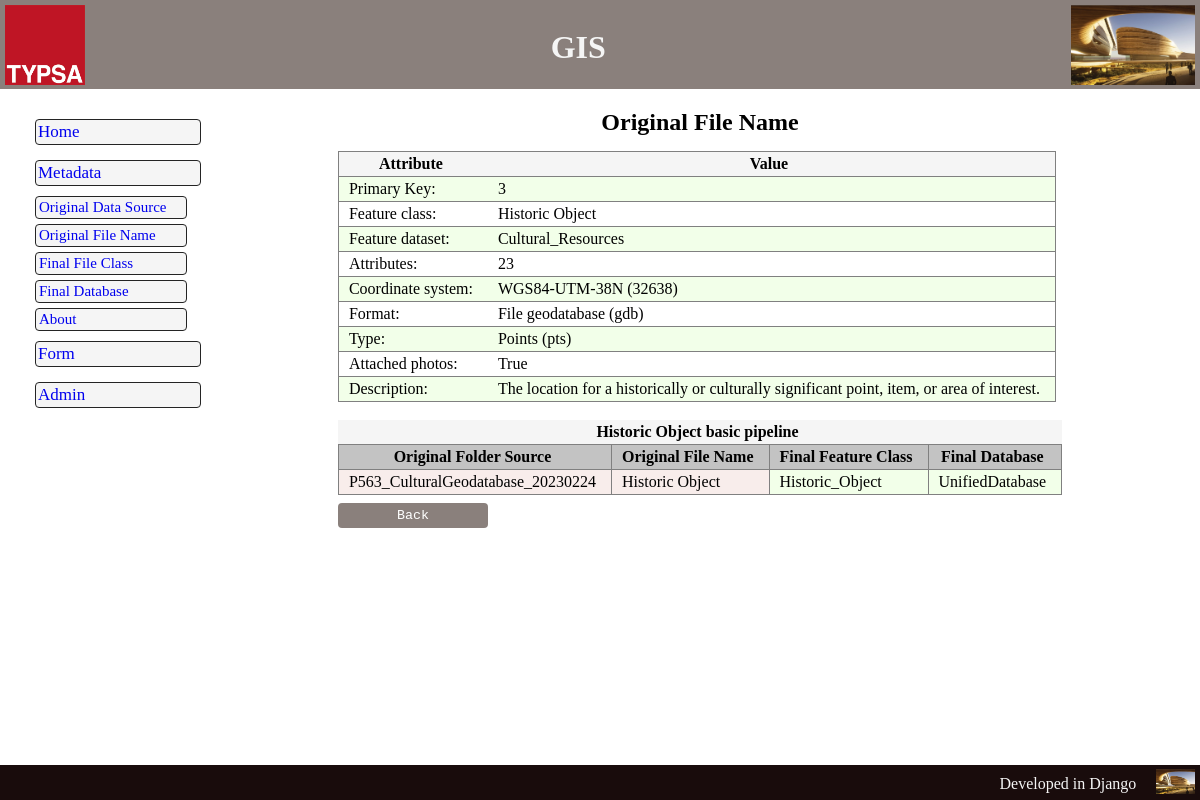
The page /metadata/ofn-detail/3/ on the database its author committed.
### app_satoc/models.py (models this page shows, shortened)
class OriginalFileName(models.Model):
    ofn_id = models.BigAutoField(primary_key=True, verbose_name="Primary Key")
    ofn_ofs = models.ForeignKey(OriginalFolderSource, on_delete=models.DO_NOTHING, verbose_name="Original Folder Name",)
    ofn_featureclass = models.CharField(max_length=80, unique=True, blank=True, null=True, verbose_name="Original Feature Class Name")
    ofn_featuredataset = models.CharField(max_length=80, verbose_name="Original Feature Dataset Name")
    ofn_attributes = models.SmallIntegerField(blank=True, null=True, verbose_name="Number of attributes")
    ofn_epsg = models.ForeignKey(DomainEPSG, on_delete=models.SET_NULL, blank=True, null=True, verbose_name="EPSG")
    ofn_format = models.ForeignKey(DomainFormat, on_delete=models.SET_NULL, blank=True, null=True, verbose_name="Format")
    ofn_type = models.ForeignKey(DomainType, on_delete=models.SET_NULL, blank=True, null=True, verbose_name="Type")
    ofn_attached_photos = models.BooleanField(default=False, verbose_name="Attached photos")
    ofn_description = models.TextField(null=True, blank=True, verbose_name="Description")

class DomainEPSG(models.Model):
    dom_cd_epsg = models.BigIntegerField(primary_key=True, verbose_name="EPSG Code")
    dom_sg_epsg = models.CharField(max_length=20, verbose_name="EPSG Acronym")
    dom_nm_epsg = models.CharField(max_length=30, verbose_name="EPSG Name")
    def __str__(self):
        return '{0} ({1})'.format(self.dom_sg_epsg, self.dom_cd_epsg)

class DomainFormat(models.Model):
    dom_sg_format = models.CharField(primary_key=True, max_length=4, verbose_name="Format Acronym")
    dom_nm_format = models.CharField(max_length=30, unique=True, verbose_name="Format Name")
    def __str__(self):
        return '{0} ({1})'.format(self.dom_nm_format, self.dom_sg_format)

class DomainType(models.Model):
    dom_cd_type = models.BigAutoField(primary_key=True, verbose_name="Type code")
    dom_sg_type = models.CharField(max_length=10, unique=True, verbose_name="Type Acronym")
    dom_nm_type = models.CharField(max_length=30, unique=True, verbose_name="Type Name")
    def __str__(self):
        return '{0} ({1})'.format(self.dom_nm_type, self.dom_sg_type)

class FinalFileName(models.Model):
    ffn_id = models.BigAutoField(primary_key=True, verbose_name="Primary Key")
    ffn_ofs = models.ForeignKey(OriginalFolderSource, on_delete=models.SET_NULL, blank=True, null=True, verbose_name="Original Folder Source")
    ffn_ofn = ChainedForeignKey(
                                OriginalFileName,
                                chained_field="ffn_ofs",
                                chained_model_field="ofn_ofs",
                                show_all=False,
                                auto_choose=True,
                                sort=True,
                                verbose_name="Original File Name")
    ffn_fdb = models.ForeignKey(FinalDatabase, on_delete=models.SET_NULL, blank=True, null=True, verbose_name="Final Database")
    ffn_featureclass = models.CharField(max_length=80, unique=True, verbose_name="Final Feature Class Name")
    ffn_featuredataset = models.CharField(max_length=80, verbose_name="Final Feature Dataset Name")
    ffn_standard_sdsfie = models.BooleanField(default=False, verbose_name="Adheres to the SDSFIE standard")
    ffn_type = models.ForeignKey(DomainType, on_delete=models.SET_NULL, blank=True, null=True, verbose_name="Type")
    ffn_format = models.ForeignKey(DomainFormat, on_delete=models.SET_NULL, blank=True, null=True, verbose_name="Format")
    ffn_epsg = models.ForeignKey(DomainEPSG, on_delete=models.SET_NULL, blank=True, null=True, verbose_name="EPSG")
    ffn_description = models.TextField(null=True, blank=True, verbose_name="Description")

class OriginalFolderSource(models.Model):
    ofs_id = models.BigAutoField(primary_key=True, verbose_name="Primary Key")
    ofs_name = models.CharField(max_length=80, unique=True, verbose_name="Name")
    ofs_receiptdate = models.DateField(blank=True, null=True, verbose_name="Receipt Date")
    ofs_meansofreceipt = models.CharField(max_length=20, blank=True, null=True, verbose_name="Means of Receipt")
    ofs_storageplace = models.CharField(max_length=150, blank=True, null=True, verbose_name="Storage Place")  ### Considering to use models.FilePathField
    ofs_size = models.IntegerField(blank=True, null=True, verbose_name="Size (MB)")
    ofs_featureclass = models.SmallIntegerField(blank=True, null=True, verbose_name="Number of feature classes")
    ofs_format = models.ForeignKey(DomainFormat, on_delete=models.SET_NULL, blank=True, null=True, verbose_name="Format")
    ofs_email = models.BooleanField(default=False, verbose_name="Email attached")
    ofs_description = models.TextField(null=True, blank=True, verbose_name="Description")
    def __str__(self):
        return self.ofs_name

class FinalDatabase(models.Model):
    fdb_id = models.BigAutoField(primary_key=True, verbose_name="Primary Key")
    fdb_database_name = models.CharField(max_length=80, unique=True, verbose_name="Final Database Name")
    fdb_storageplace = models.CharField(max_length=150, blank=True, null=True, verbose_name="Storage Place")                    ### Considering to use models.FilePathField
    fdb_format = models.ForeignKey(DomainFormat, on_delete=models.SET_NULL, blank=True, null=True, verbose_name="Format")
    fdb_database_active = models.BooleanField(default=False, verbose_name="Database is Active")
    fdb_webportal_active = models.BooleanField(default=False, verbose_name="Webportal is Active")
    fdb_moved = models.BooleanField(default=False, verbose_name="Files were totally moved")
    def __str__(self):
        return self.fdb_database_name

### app_satoc/views.py (the view)
# urls.py: path('ofn-detail/<int:pk>/', Detail_OFN, name='ofn-detail'),
def Detail_OFN(request, pk):
    originalfilename = get_object_or_404(OriginalFileName, ofn_id=pk)
    finalfilename = FinalFileName.objects.filter(ffn_ofn=pk).select_related('ffn_ofs','ffn_fdb')
    context = {
        'originalfilename': originalfilename,
        'finalfilename': finalfilename
        }
    return render(request, 'app_satoc/originalfilename_detail.html', context)

### templates/app_satoc/originalfilename_detail.html (shortened to what this page needs)
{% extends "shared/base_generic.html" %}
{% load static %}
{% block subtitle %}<h2>Original File Name</h2>{% endblock %}
{% block content %}
<table class="table_main">
    <tbody>
        <tr><th>Attribute </th><th>Value</th></tr>
        <tr><td>Primary Key: </td><td>{{ originalfilename.ofn_id }}</td></tr>
        <tr><td>Feature class: </td><td>{{originalfilename.ofn_featureclass}}</td></tr>
        <tr><td>Feature dataset: </td><td>{{ originalfilename.ofn_featuredataset}}</td></tr>
        <tr><td>Attributes: </td><td>{{ originalfilename.ofn_attributes }}</td></tr>
        <tr><td>Coordinate system: </td><td>{{ originalfilename.ofn_epsg }}</td></tr>
        <tr><td>Format: </td><td>{{ originalfilename.ofn_format }}</td></tr>
        <tr><td>Type: </td><td>{{ originalfilename.ofn_type }}</td></tr>
        <tr><td>Attached photos: </td><td>{{ originalfilename.ofn_attached_photos }}</td></tr>
        <tr><td>Description: </td><td>{{ originalfilename.ofn_description}}</td></tr>
    </tbody>
</table>
<br>
<table class="table_auxiliar">
    <tbody>
        <tr><th colspan="4">{{ originalfilename.ofn_featureclass }} basic pipeline</th></tr>
        <tr>
            <th class="table_auxiliar_head">Original Folder Source</th>
            <th class="table_auxiliar_head">Original File Name</th>
            <th class="table_auxiliar_head">Final Feature Class</th>
            <th class="table_auxiliar_head">Final Database</th>
        </tr>
        {% for filename in finalfilename %}
        <tr>
            <td class="table_source">{{ filename.ffn_ofs}}</td>
            <td class="table_source">{{ originalfilename.ofn_featureclass }}</td>
            <td class="table_target">{{ filename.ffn_featureclass}}</td>
            {% if filename.ffn_fdb %}
                <td class="table_target">{{ filename.ffn_fdb}}</td>
            {% else %}
                <td class="table_target">-----</td>
            {% endif %}
        </tr>
        {% endfor %}
    </tbody>
</table>
{% endblock %}

### app_satoc/static/styles/styles.css (style rules this page uses)
:root { --headerwebmap: #8a807c; --footerwebmap: #190c0c; --title_subtitle: #4c4c4c; --title: #808080; --softblack: #242424; --hardgrey: #DDDDDD; --softgreen: #CCC8AA; --softgrey-color: #f5f5f5; --softgrey-colorhoover: #d7d7d7; }
* { margin: 0; padding: 0; text-decoration: none; list-style-type: none; }
body { display:grid; grid-template-rows:auto 1fr auto; min-height:100vh; min-height:100svh; }
table, th, td, tr { border-collapse: collapse; }
th, td, tr { padding: 3px 15px 3px 10px; }
.table_main { align-self: left; display: flex; justify-content: left; }
.table_main tr:nth-child(even) { background-color: rgb(242, 255, 233); border: 1px solid var(--title); }
.table_main tr:nth-child(odd) { border: 1px solid var(--title); }
.table_auxiliar { display: flex; justify-content: left; max-width: 1600px; }
.table_auxiliar_head { background-color: rgba(180, 180, 180, 0.8); border: 1px solid var(--title); }
th { background-color: var(--softgrey-color); color:var(--softblack) border: 1px solid var(--title); }
.table_source { background-color: #f8edeb; border: 1px solid var(--title); }
.table_target { background-color: rgb(242, 255, 233); border: 1px solid var(--title); }

### rows shown on the page
OriginalFileName: ofn_id "3", ofn_featureclass "Historic Object", ofn_featuredataset "Cultural_Resources", ofn_attributes "23", ofn_epsg "WGS84-UTM-38N (32638)", ofn_format "File geodatabase (gdb)", ofn_type "Points (pts)", ofn_attached_photos "True", ofn_description "The location for a historically or culturally significant point, item, or area of interest."
FinalFileName: ffn_ofs "P563_CulturalGeodatabase_20230224", ffn_featureclass "Historic_Object", ffn_fdb "UnifiedDatabase"
